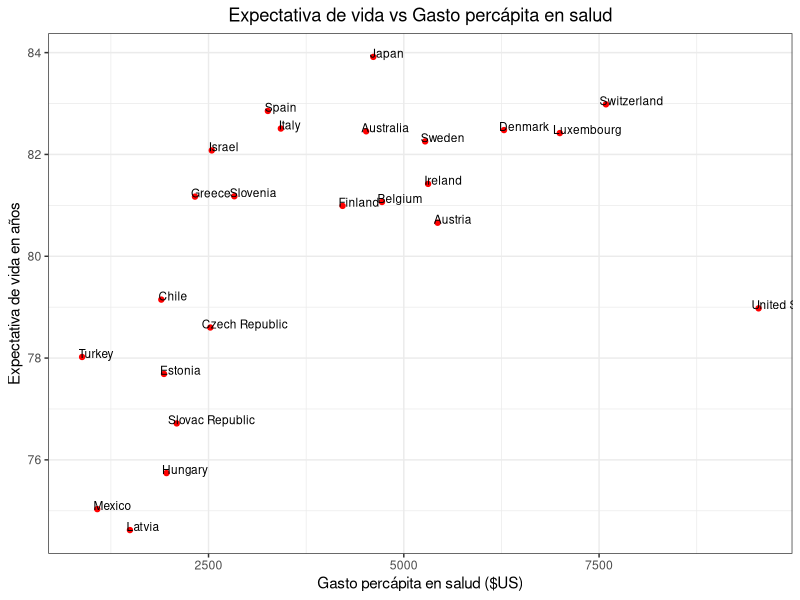
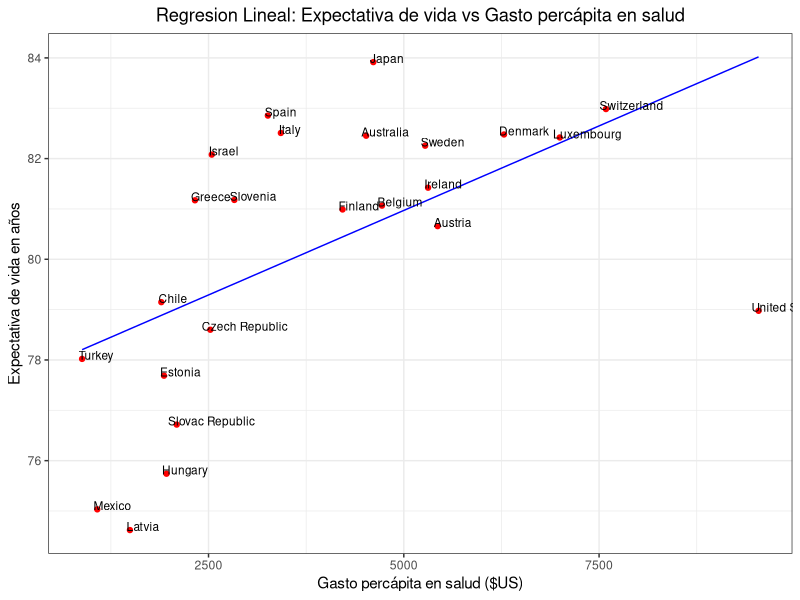
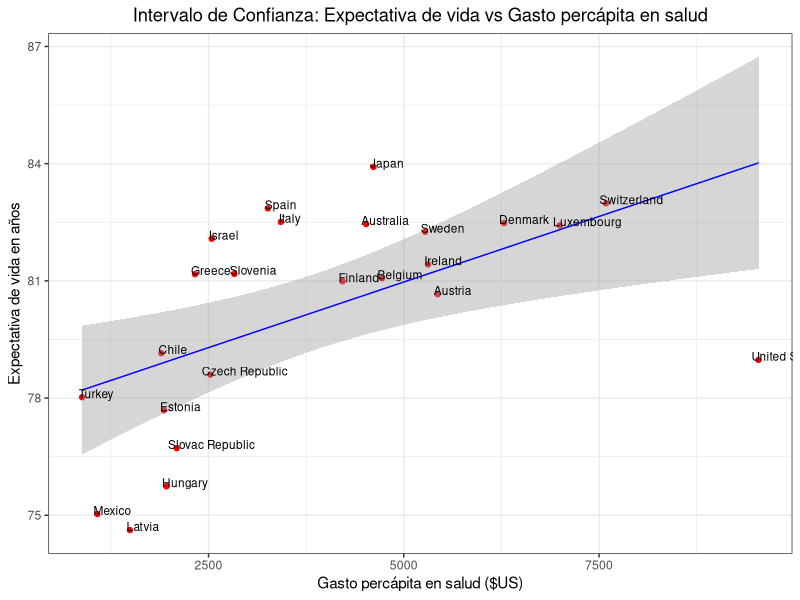
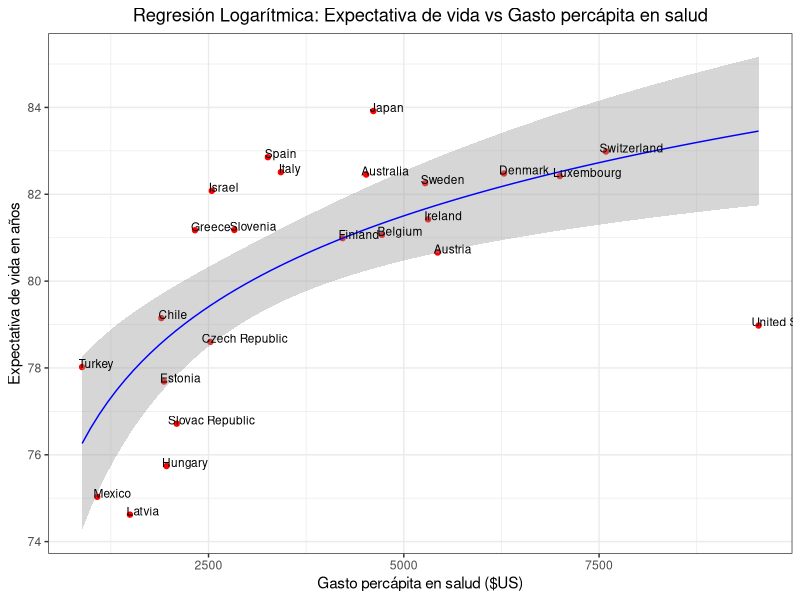

Recreate these plots in R, in order.
#================
# Primera pregunta (35 puntos)
# En este ejercicio, usted analizará un conjunto de datos que reflejan la relación que existe entre la
# expectativa de vida en años de las personas en algunos países del mundo y el gasto percápita en salud
# (Datos correspondientes al año 2015 recolectados desde → https://ourworldindata.org/grapher/life-
# expectancy-vs-health-expenditure ).
# Los datos se han organizado y se encuentran en el archivo “.csv” disponible junto al enunciado.
# Los datos se pueden graficar de la siguiente manera:
#================

library(ggplot2)

datos = read.csv("Datos_pregunta2.csv",sep = ";", header = T)

grafico=ggplot(datos,aes(Gasto_salud_dolares ,expectativa_anual,,label=Pais)) +
  geom_point(aes(Gasto_salud_dolares,expectativa_anual),datos,color="red",alpha=1) +
  theme_bw() + xlab("Gasto percápita en salud ($US)") + ylab("Expectativa de vida en años") +
  ggtitle("Expectativa de vida vs Gasto percápita en salud") +
  theme(plot.title = element_text(hjust = 0.5)) + geom_text(hjust=0.1, vjust=0.1, size=3)
plot(grafico)

#================
# a) Con los datos presentados previamente, proponga un modelo de regresión lineal que relacione las
#    variables presentadas (la expectativa de vida en años (variable dependiente) con el gasto en salud
#    per cápita (variable independiente)). Evalué el modelo creado en base a los criterios que fueron
#    revisados en clases. (10 puntos)
#================

# Calculando la regresion
regresion = lm(expectativa_anual ~ Gasto_salud_dolares, datos)

# Imprime datos de regresion
print(regresion)

# Imprime un resumen de la regresion
summary(regresion)

# Imprime el valor del r^2 del modelo
print(summary(regresion)$r.squared)

grafico=ggplot(datos,aes(Gasto_salud_dolares ,expectativa_anual,,label=Pais)) +
  geom_point(aes(Gasto_salud_dolares,expectativa_anual),datos,color="red",alpha=1) +
  theme_bw() + xlab("Gasto percápita en salud ($US)") + ylab("Expectativa de vida en años") +
  ggtitle("Regresion Lineal: Expectativa de vida vs Gasto percápita en salud") +
  geom_smooth(method = "lm", formula = y ~ x, level=0.95, color="blue", size=0.5, se = FALSE) +
  theme(plot.title = element_text(hjust = 0.5)) + geom_text(hjust=0.1, vjust=0.1, size=3)

plot(grafico)

#================
# b) Con los datos obtenidos previamente, grafique el intervalo de confianza asociado a los datos y el
#    modelo de regresión, analice los resultados a lo largo del ejercicio y explique si el modelo de
#    regresión se ajusta a los datos. Según lo visto en clases, ¿Qué otro tipo de regresión lineal se
#    adaptaría de mejor manera a los datos?¿Por qué?. (15 puntos)
#================

# Intervalo de confianza
confianza = confint(regresion, level=0.95)
print(confianza)

grafico=ggplot(datos,aes(Gasto_salud_dolares ,expectativa_anual,,label=Pais)) +
  geom_point(aes(Gasto_salud_dolares,expectativa_anual),datos,color="red",alpha=1) +
  theme_bw() + xlab("Gasto percápita en salud ($US)") + ylab("Expectativa de vida en años") +
  ggtitle("Intervalo de Confianza: Expectativa de vida vs Gasto percápita en salud") +
  geom_smooth(method = "lm", formula = y ~ x, level=0.95, color="blue", size=0.5) +
  theme(plot.title = element_text(hjust = 0.5)) + geom_text(hjust=0.1, vjust=0.1, size=3)

plot(grafico)


# Ajustar el modelo de regresión logarítmica
r_log = lm(expectativa_anual ~ log(Gasto_salud_dolares), data = datos)

# Imprime el valor del r^2 del modelo
print(summary(r_log)$r.squared)

# Resumen del modelo
summary(r_log)

grafico=ggplot(datos,aes(Gasto_salud_dolares ,expectativa_anual,,label=Pais)) +
  geom_point(aes(Gasto_salud_dolares,expectativa_anual),datos,color="red",alpha=1) +
  theme_bw() + xlab("Gasto percápita en salud ($US)") + ylab("Expectativa de vida en años") +
  ggtitle("Regresión Logarítmica: Expectativa de vida vs Gasto percápita en salud") +
  geom_smooth(method = "lm", formula =  y ~ log(x), level=0.95, color="blue", size=0.5) +
  theme(plot.title = element_text(hjust = 0.5)) + geom_text(hjust=0.1, vjust=0.1, size=3)

plot(grafico)



